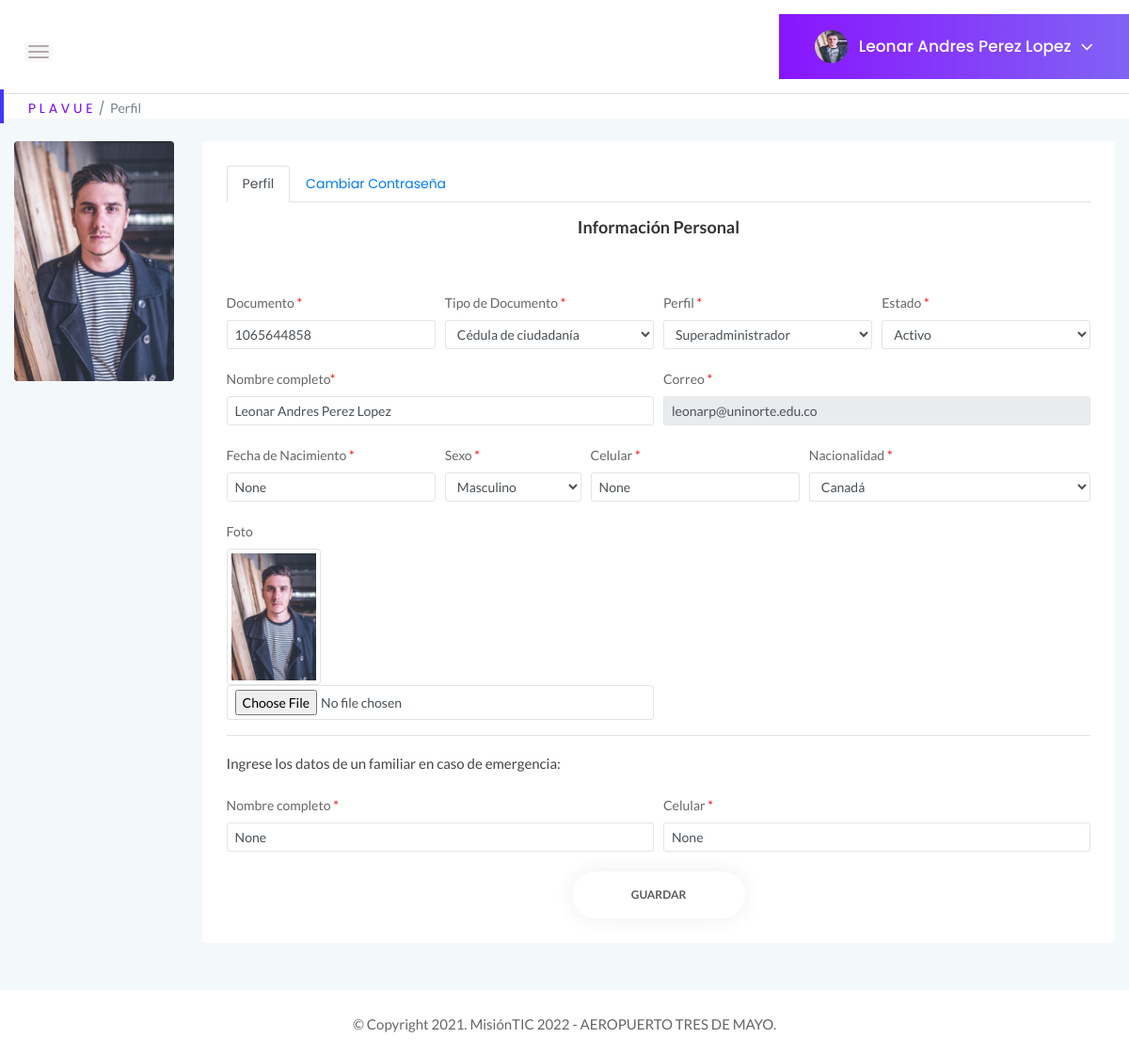
The page /perfilpiloto (signed in) on the database as committed earlier.
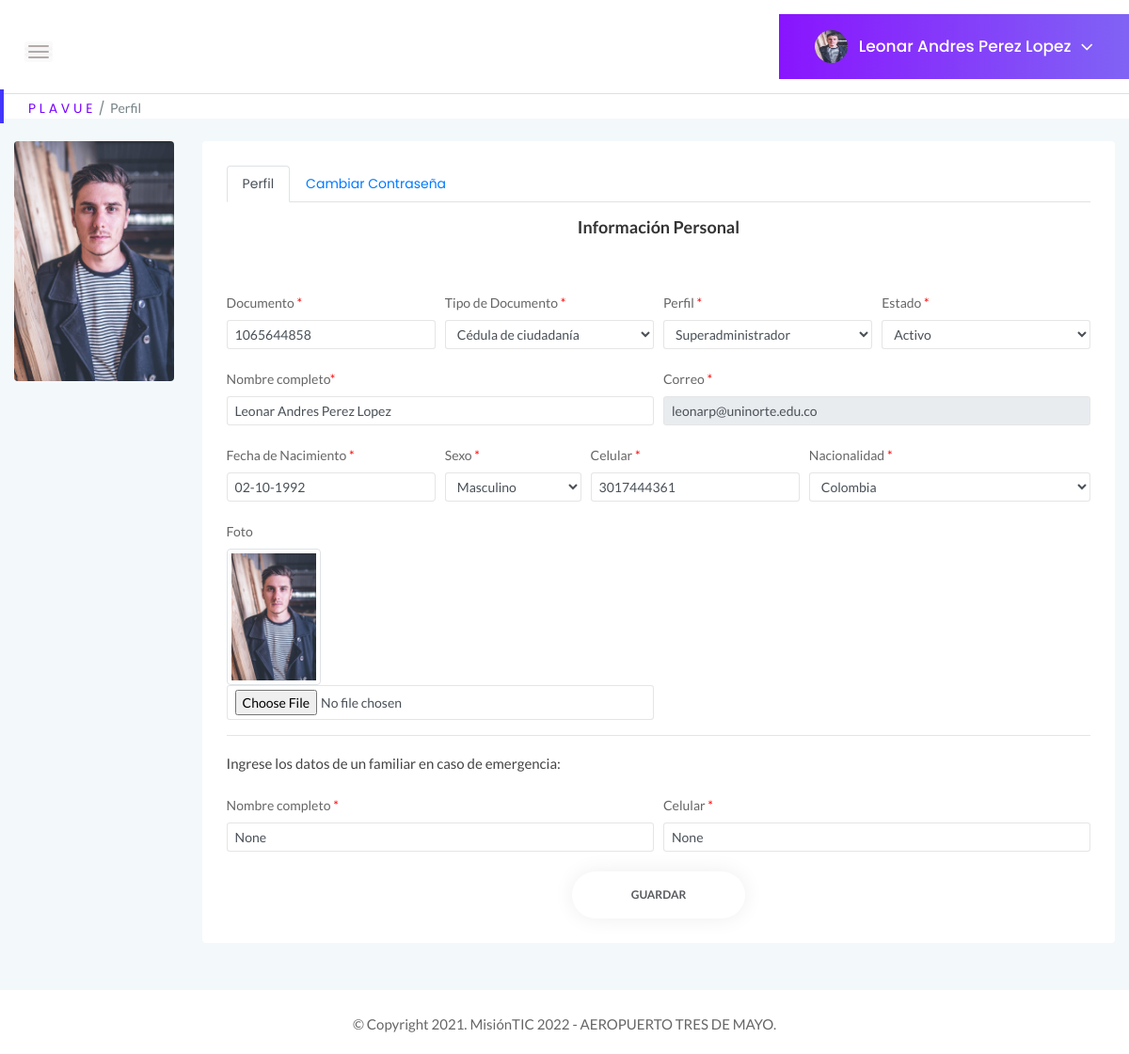
The same page on the database as committed later.
### tables this page shows
CREATE TABLE Usuarios (Id_usuario BIGINT PRIMARY KEY, Documento BIGINT UNIQUE, tipoDocumento INTEGER REFERENCES tipo_documento (id_documento) ON DELETE RESTRICT ON UPDATE RESTRICT MATCH SIMPLE, contraseña VARCHAR NOT NULL, tipoPerfil INTEGER REFERENCES Perfil (Id_perfil) ON DELETE RESTRICT ON UPDATE RESTRICT, estadoUsuario INTEGER REFERENCES Estado (Id_estado) ON DELETE RESTRICT ON UPDATE RESTRICT, Nombre VARCHAR (100) NOT NULL, correo VARCHAR (100) UNIQUE NOT NULL, fechaNacimiento DATE, sexo INTEGER REFERENCES Genero (Id_genero) ON DELETE RESTRICT ON UPDATE RESTRICT, Celular BIGINT, nacionalidad INTEGER REFERENCES Nacionalidad (Id_pais) ON DELETE RESTRICT ON UPDATE RESTRICT, nombreContacto VARCHAR (100), numeroContacto BIGINT, foto VARCHAR (5000));

### app.py (the view, shortened to what this page needs)
@app.route("/perfilpiloto", methods=["GET", "POST"])
def perfil_piloto():
    if "usuario" in session:
        if request.method == "GET":
            try:
                with sqlite3.connect("Plavue.db") as con:
                    con.row_factory = sqlite3.Row
                    cur = con.cursor()
                    cur.execute("SELECT * FROM Usuarios WHERE correo = ?", [session["usuario"]])
                    query = cur.fetchone()
                with sqlite3.connect("Plavue.db") as con1:
                    con1.row_factory = sqlite3.Row
                    cur = con1.cursor()
                    cur.execute("SELECT * FROM tipo_documento")
                    query1 = cur.fetchall()
                with sqlite3.connect("Plavue.db") as con2:
                    con2.row_factory = sqlite3.Row
                    cur = con2.cursor()
                    cur.execute("SELECT * FROM Perfil")
                    query2 = cur.fetchall()
                with sqlite3.connect("Plavue.db") as con3:
                    con3.row_factory = sqlite3.Row
                    cur = con3.cursor()
                    cur.execute("SELECT * FROM Estado")
                    query3 = cur.fetchall()
                with sqlite3.connect("Plavue.db") as con4:
                    con4.row_factory = sqlite3.Row
                    cur = con4.cursor()
                    cur.execute("SELECT * FROM Genero")
                    query4 = cur.fetchall()
                with sqlite3.connect("Plavue.db") as con5:
                    con5.row_factory = sqlite3.Row
                    cur = con5.cursor()
                    cur.execute("SELECT * FROM Nacionalidad")
                    query5 = cur.fetchall()
                    if query is None:
                        return "Usuario no existe!"
                return render_template("perfilpiloto.html", perfil = query, tipodocumento = query1, tipoperfil = query2, estado = query3, sexo = query4, pais = query5 )
            except Error as er:
                print('SQLite error: %s' % (' '.join(er.args)))
                print('SQLite traceback: ')
    return render_template("Login.html")

### templates/perfilpiloto.html (shortened to what the changed rows need)
<!doctype html>
<html class="no-js" lang="es">
    <head>
        <link rel="stylesheet" href="{{ url_for('static', filename='css/bootstrap.min.css') }}">
        <link rel="stylesheet" href="{{ url_for('static', filename='css/font-awesome.min.css') }}">
        <link rel="stylesheet" href="{{ url_for('static', filename='css/themify-icons.css') }}">
        <link rel="stylesheet" href="{{ url_for('static', filename='css/metisMenu.css') }}">
        <link rel="stylesheet" href="{{ url_for('static', filename='css/owl.carousel.min.css') }}">
        <link rel="stylesheet" href="{{ url_for('static', filename='css/slicknav.min.css') }}">
        <link rel="stylesheet" href="{{ url_for('static', filename='css/datepicker/datepicker3.css') }}">
        <link rel="stylesheet" href="https://www.amcharts.com/lib/3/plugins/export/export.css" type="text/css" media="all" />
        <link rel="stylesheet" type="text/css" href="{{ url_for('static', filename='css/tables/jquery.dataTables.css') }}">
        <link rel="stylesheet" type="text/css" href="{{ url_for('static', filename='css/tables/dataTables.bootstrap4.min.css') }}">
        <link rel="stylesheet" type="text/css" href="{{ url_for('static', filename='css/tables/responsive.bootstrap.min.css') }}">
        <link rel="stylesheet" type="text/css" href="{{ url_for('static', filename='css/tables/responsive.jqueryui.min.css') }}">
        <link rel="stylesheet" href="{{ url_for('static', filename='css/typography.css') }}">
        <link rel="stylesheet" href="{{ url_for('static', filename='css/default-css.css') }}">
        <link rel="stylesheet" href="{{ url_for('static', filename='css/styles.css') }}">
        <link rel="stylesheet" href="{{ url_for('static', filename='css/responsive.css') }}">
        <link rel="stylesheet" href="{{ url_for('static', filename='js/vendor/select2.css') }}">
    </head>
<body>
    <div class="page-container">
        <div class="main-content">
            <div class="header-area">
                <div class="row align-items-center">
                    <div class="col-sm-6 clearfix">
                        <div class="user-profile pull-right">
                            {% if perfil[14] == None%}
                                <img class="avatar user-thumb" src="uploads/usuario.jpg" alt="avatar">
                            {% else %}
                                <img class="avatar user-thumb" src="uploads/{{perfil[14]}}" alt="avatar">
                            {% endif %}
                            <h4 class="user-name dropdown-toggle" data-toggle="dropdown">{{perfil[6]}}<i class="fa fa-angle-down"></i></h4>
                        </div>
                    </div>
                </div>
            </div>
            <div class="main-content-inner">
                <div class="row">
                    <div class="col-md-6 col-lg-2 mt-4">
                        <div class="panel-body">
                            <div class="thumb-info mb-md">
                                {% if perfil[14] == None %}
                                    <img src="uploads/usuario.jpg" class="rounded img-responsive" alt="Foto del usuario">
                                {% else %}
                                    <img src="uploads/{{perfil[14]}}" class="rounded img-responsive" alt="Foto del usuario">
                                {% endif %}
                            </div>
                        </div>
                    </div>
                    <div class="col-md-12 col-lg-10 mt-4">
                        <div class="card">
                            <div class="card-body">
                                <div class="tab-content mt-3" id="myTabContent">
                                    <div class="tab-pane fade show active" id="perfil" role="tabpanel" aria-labelledby="perfil-tab">
                                        <br>
                                        <form class="needs-validation" name="form_perfil_admin" action="/perfilpiloto" id="form_perfil_admin" enctype="multipart/form-data" method="POST" >
                                            <div class="form-row">
                                                <div class="col-lg-3 col-md-6">
                                                    <br>
                                                    <label for="txtdocumento">Documento <span style="color: red;">*</span></label>
                                                    <input type="text" class="form-control form-control-sm" name="txtdocumento" id="txtdocumento" value="{{perfil[1]}}" >
                                                </div>
                                            </div>
                                            <div class="form-row">
                                                <div class="col-md-6">
                                                    <br>
                                                    <label for="txtprimernombre">Nombre completo<span style="color: red;">*</span></label>
                                                    <input type="text" class="form-control form-control-sm" name="txtnombre" id="txtnombre" value="{{perfil[6]}}" required>
                                                </div>
                                                <div class="col-md-6">
                                                    <br>
                                                    <label for="txtcorreo">Correo <span style="color: red;">*</span></label>
                                                    <input type="email" class="form-control form-control-sm" name="txtcorreo"id="txtcorreo" value="{{perfil[7]}}" maxlength="100" disabled>
                                                </div>
                                            </div>
                                            <div class="form-row">
                                                <div class="col-lg-3 col-md-6">
                                                    <br>
                                                    <label for="txtfechanacimiento">Fecha de Nacimiento <span style="color: red;">*</span></label>
                                                    <input type="text" class="form-control form-control-sm datepicker" name="txtfechanacimiento" id="txtfechanacimiento" language="es" data-plugin-datepicker value="{{perfil[8]}}" required>
                                                </div>
                                                <div class="col-lg-3 col-md-6">
                                                    <br>
                                                    <label for="txtcelular">Celular <span style="color: red;">*</span></label>
                                                    <input type="text" class="form-control form-control-sm" name="txtcelular"id="txtcelular" value="{{perfil[10]}}" maxlength="20" required>
                                                </div>
                                                <div class="col-md-4">
                                                    <br>
                                                    <label for="listnacionalidad">Nacionalidad <span style="color: red;">*</span></label>
                                                    <select class="form-control form-control-sm" name="listnacionalidad" id="listnacionalidad">
                                                        {% for r in pais %}
                                                            {% if r[0] == perfil[11] %}
                                                                <option value="{{ r[0] }}" selected>{{ r[1] }}</option>
                                                            {% else %}
                                                                <option value="{{ r[0] }}">{{ r[1] }}</option>
                                                            {% endif %}
                                                        {% endfor %}
                                                    </select>
                                                </div>
                                            </div>
                                            <div class="form-row">
                                                <div class="col-md-6">
                                                    <br>
                                                    <label for="txtfoto">Foto</label><br>
                                                    {% if perfil[14] == None %}
                                                        <img class="img-thumbnail" width="100" src="uploads/usuario.jpg">
                                                    {% else %}
                                                        <img class="img-thumbnail" width="100" src="uploads/{{perfil[14]}}">
                                                    {% endif %}
                                                    <input type="file" class="form-control form-control-sm" name="txtfoto"id="txtfoto" value="">
                                                </div>
                                            </div>
                                            <div class="form-row">
                                                <div class="col-md-6">
                                                    <br>
                                                    <label for="txtnombres">Nombre completo <span style="color: red;">*</span></label>
                                                    <input type="text" class="form-control form-control-sm" name="txtnombrecon"id="txtnombrecon" value="{{perfil[12]}}" required>
                                                </div>
                                                <div class="col-md-6">
                                                    <br>
                                                    <label for="txtcelularcontacto">Celular <span style="color: red;">*</span></label>
                                                    <input type="text" class="form-control form-control-sm" name="txtcelularcon" id="txtcelularcon" value="{{perfil[13]}}" maxlength="20" required>
                                                </div>
                                            </div>
                                            <br>
                                        </form>
                                    </div>
                                </div>
                            </div>
                        </div>
                    </div>
                </div>
            </div>
        </div>
    </div>
</body>
</html>

Rows that differ between the two databases and show on the page:
changed Usuarios "Leonar Andres Perez Lopez": txtfechanacimiento (not shown) → "02-10-1992"; txtcelular (not shown) → "3017444361"; txtnombrecon (not shown) → "None"; txtcelularcon (not shown) → "None"
Other text that changed with them:
form field listnacionalidad: "Canadá" → "Colombia"
form field txtfechanacimiento: "None" → (not shown)
form field txtcelular: "None" → (not shown)
form field txtnombrecon: "None" → (not shown)
form field txtcelularcon: "None" → (not shown)
